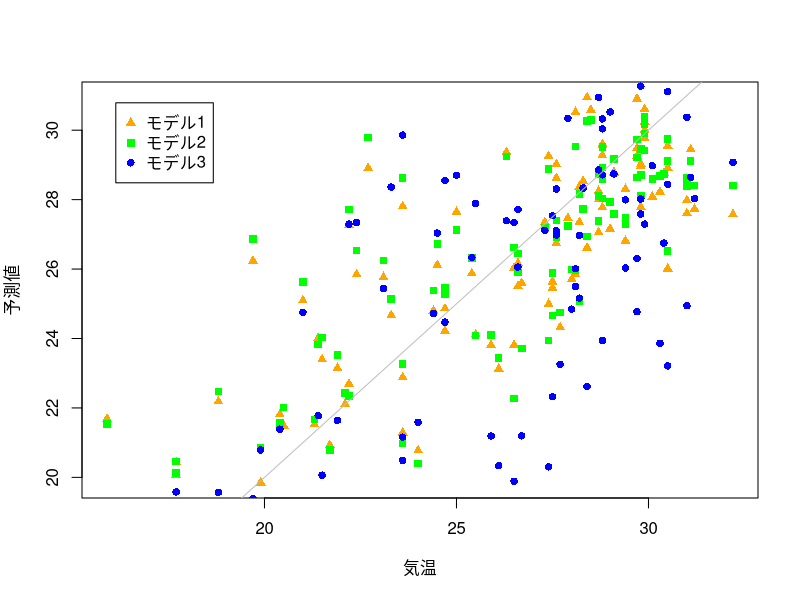

Here is the R script that generated this plot:
### 東京都の気候による例
mydata <- subset(subset = 月%in%7:9,
                 select = c(気温,降水量,日射量,風速,湿度,雲量),
                 x=read.csv("data/tokyo_weather.csv",
                            fileEncoding="utf8"))
## 気温を目的変数, それ以外を説明変数
est1 <- lm(気温 ~ ., data=mydata)
summary(est1)
## 気温を目的変数, 風速と湿度を説明変数から除く
est2 <- lm(気温 ~ . -風速 -湿度, data=mydata)
summary(est2)
## 気温を目的変数, さらに切片を除く
## 原点を通るため決定係数は一見高くなる場合があるので注意
est3 <- lm(気温 ~ . -風速 -湿度 -1, data=mydata)
summary(est3)

## 結果を図示
if(Sys.info()["sysname"]=="Darwin") { # MacOSの場合
    par(family="HiraginoSans-W4")}    # 日本語フォント
plot(mydata$気温, predict(est1),
     col="orange", pch=17,  # 三角 
     xlab="気温", ylab="予測値")
points(mydata$気温, predict(est2),
       col="green", pch=15) # 四角
points(mydata$気温, predict(est3),
       col="blue", pch=16)  # 丸
abline(0,1,col="gray",lwd=1)
legend("topleft",inset=.05, # 凡例の作成
       col=c("orange","green","blue"), pch=c(17,15,16), 
       legend=c("モデル1","モデル2","モデル3"))
